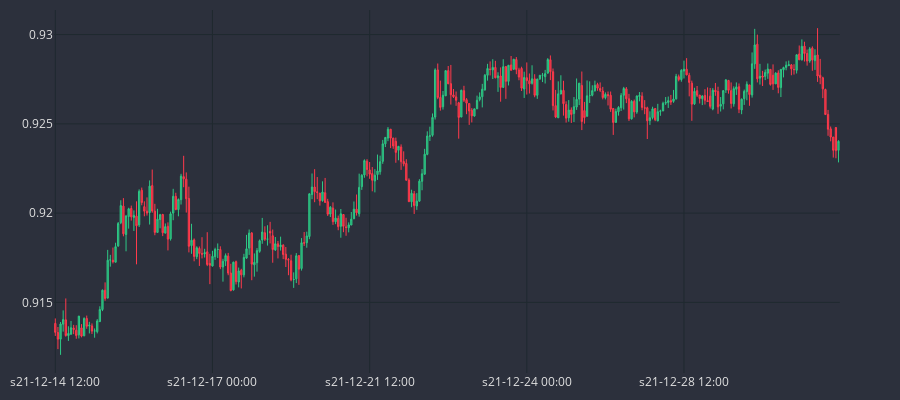

Source (notebook cell):
### Code cell
cp = CandlePlot(df_an.iloc[-300:],candles=True)
cp.show_plot(line_traces=[],sec_traces=[])

### Figure 1 — Plotly figure (JSON) as saved in the notebook; plotly's stock layout.template omitted (floating-point values rounded to 4 significant figures; data arrays with more than 128 entries replaced by an {"elided": "..."} marker saying what was removed)
{"data": [{"close": {"elided": "300 float values"}, "decreasing": {"fillcolor": "#cc2e3c", "line": {"color": "#ff3a4c"}}, "high": {"elided": "300 float values"}, "increasing": {"fillcolor": "#24a06b", "line": {"color": "#2ec886"}}, "line": {"width": 1}, "low": {"elided": "300 float values"}, "opacity": 1, "open": {"elided": "300 float values"}, "type": "candlestick", "x": {"elided": "300 str values"}}], "layout": {"font": {"color": "#e1e1e1"}, "height": 400, "margin": {"b": 10, "l": 10, "r": 10, "t": 10}, "paper_bgcolor": "#2c303c", "plot_bgcolor": "#2c303c", "width": 900, "xaxis": {"anchor": "y", "autorange": true, "domain": [0, 0.94], "gridcolor": "#1f292f", "nticks": 5, "range": [-0.5, 299.5], "rangeslider": {"visible": false, "yaxis": {}}, "type": "category"}, "yaxis": {"anchor": "x", "autorange": true, "domain": [0, 1], "gridcolor": "#1f292f", "range": [0.911, 0.9314]}, "yaxis2": {"anchor": "x", "gridcolor": "#1f292f", "overlaying": "y", "side": "right"}}}
